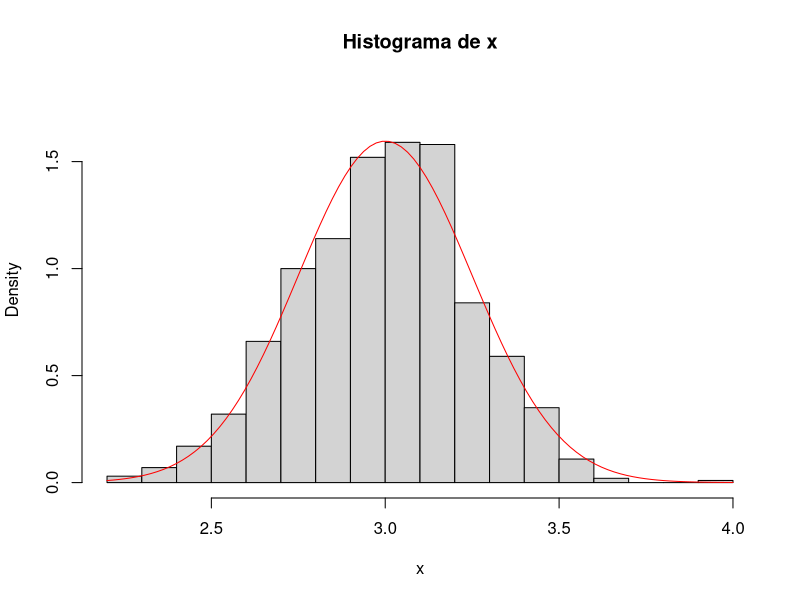
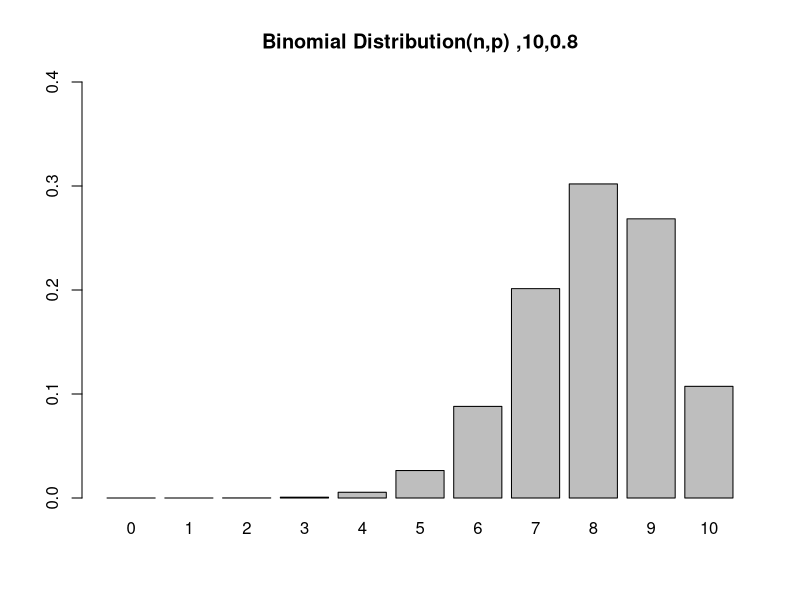

These figures' R source, in order:
# Solução Lista de Exercícios

# Obs: Caso tenha problemas com a acentuação, consulte este link:
# https://support.rstudio.com/hc/en-us/articles/200532197-Character-Encoding

# Configurando o diretório de trabalho
# Coloque entre aspas o diretório de trabalho que você está usando no seu computador
# Não use diretórios com espaço no nome
setwd("C:/FCD/BigDataRAzure/Cap10")
getwd()


# Exercício 1 - Gere 1000 números de uma distribuição normal com média 3 e sd = .25 e grave no objeto chamado x.
?rnorm
x <- rnorm(1000, 3, .25)


# Exercício 2 - Crie o histograma dos dados gerados no item anterior e adicione uma camada com a curva da normal.
hist(x, prob=TRUE, ylim=c(0,1.80), breaks=20, main = "Histograma de x")
curve(dnorm(x, 3, 0.25), add=TRUE, col="red", lwd=1)


# Exercício 3 - Suponha que 80% dos adultos com alergias relatem alívio sintomático com uma medicação específica. 
# Se o medicamento é dado a 10 novos pacientes com alergias, qual é a probabilidade de que ele seja 
# eficaz em exatamente sete?
dbinom(7, 10, 0.8)

graph <- function(n,p){
  x <- dbinom(0:n,size=n,prob=p)
  barplot(x,ylim=c(0,0.4),names.arg=0:n,
          main=sprintf(paste('Binomial Distribution(n,p) ',n,p,sep=',')))
}
graph(10,0.8)



# Exercício 4 - Suponha que os resultados dos testes de um vestibular se ajustem a uma distribuição normal. 
# Além disso, a pontuação média do teste é de 72 e o desvio padrão é de 15,2. 
# Qual é a porcentagem de alunos que pontuaram 84 ou mais no exame?

# Aplicamos a função pnorm da distribuição normal com média 72 e desvio padrão 15.2. 
# Como estamos procurando a porcentagem de alunos com pontuação superior a 84, 
# estamos interessados na cauda superior da distribuição normal.
pnorm(84, mean=72, sd=15.2, lower.tail=FALSE) 


# Exercício 5 - Suponha que o tempo médio de check-out de um caixa de supermercado seja de três minutos. 
# Encontre a probabilidade de um check-out do cliente ser concluído pelo caixa em menos de dois minutos.

# A taxa de processamento de checkout é igual a uma dividida pelo tempo médio de conclusão da finalização. 
# Por isso, a taxa de processamento é de 1/3 de checkouts por minuto. 
# Em seguida, aplicamos a função pexp da distribuição exponencial com taxa = 1/3.
pexp(2, rate=1/3) 


# Exercício 6 - Selecione dez números aleatórios entre um e três.
# Aplicamos a função de geração runif da distribuição uniforme para gerar dez números aleatórios entre um e três.
runif(10, min=1, max=3) 


# Exercício 7 - Se houver 12 carros atravessando uma ponte por minuto, em média, 
# encontre a probabilidade de ter 15 ou mais carros cruzando a ponte em um determinado minuto.
# A probabilidade de ter 14 ou menos carros atravessando a ponte em um determinado minuto é dada pela função ppois.
?ppois
ppois(14, lambda=12)   # lower tail 

# Assim, a probabilidade de ter 15 ou mais carros cruzando a ponte em um minuto está na 
# cauda superior da função de densidade de probabilidade.
ppois(15, lambda=12, lower=FALSE)   # upper tail 


# Exercício 8 - Suponha que haja 12 questões de múltipla escolha em um questionário de inglês. 
# Cada questão tem cinco respostas possíveis e apenas uma delas está correta. 
# Encontre a probabilidade de ter quatro ou menos respostas corretas se um aluno tentar 
# responder a cada pergunta aleatoriamente.

# Como apenas uma das cinco respostas possíveis está correta, a probabilidade de responder corretamente 
# a uma pergunta aleatória é 1/5 = 0,2. Podemos encontrar a probabilidade de ter exatamente 4 respostas 
# corretas por tentativas aleatórias como segue.
dbinom(4, size=12, prob=0.2) 

# Para encontrar a probabilidade de ter quatro ou menos respostas corretas por tentativas aleatórias, 
# aplicamos a função dbinom com x = 0,…, 4.
dbinom(0, size=12, prob=0.2) + 
  dbinom(1, size=12, prob=0.2) + 
  dbinom(2, size=12, prob=0.2) + 
  dbinom(3, size=12, prob=0.2) + 
  dbinom(4, size=12, prob=0.2) 

# Ou então:
pbinom(4, size=12, prob=0.2) 





